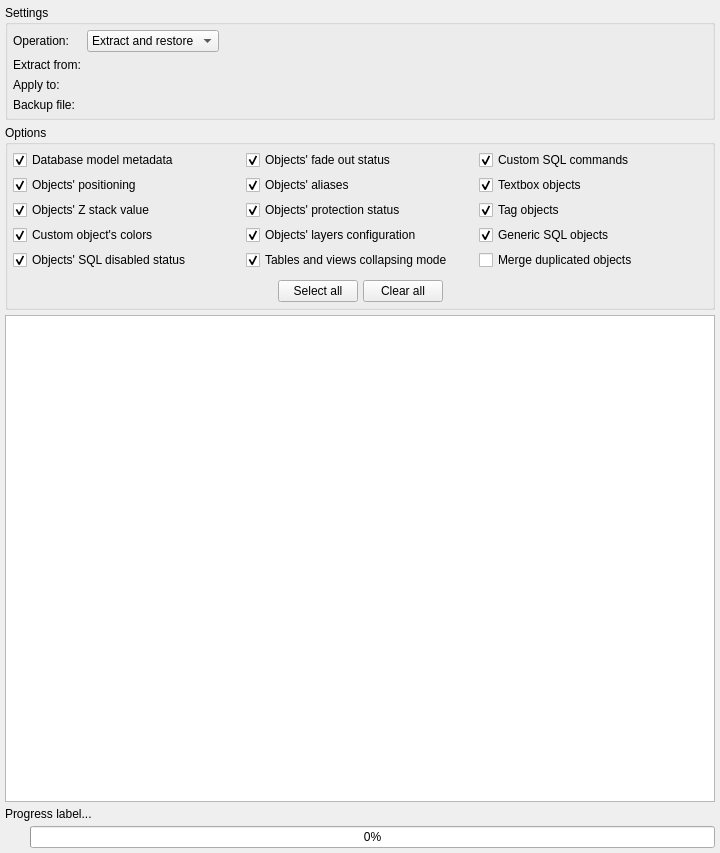
<?xml version="1.0" encoding="UTF-8"?>
<ui version="4.0">
 <class>MetadataHandlingWidget</class>
 <widget class="QWidget" name="MetadataHandlingWidget">
  <property name="geometry">
   <rect>
    <x>0</x>
    <y>0</y>
    <width>720</width>
    <height>853</height>
   </rect>
  </property>
  <property name="minimumSize">
   <size>
    <width>720</width>
    <height>665</height>
   </size>
  </property>
  <property name="windowTitle">
   <string>Handle metadata</string>
  </property>
  <property name="windowIcon">
   <iconset resource="../../../../priv-plugins/res/logoicons.qrc">
    <normaloff>:/icons/icons/pgmodeler_logo.png</normaloff>:/icons/icons/pgmodeler_logo.png</iconset>
  </property>
  <layout class="QGridLayout" name="gridLayout_2">
   <property name="leftMargin">
    <number>5</number>
   </property>
   <property name="topMargin">
    <number>5</number>
   </property>
   <property name="rightMargin">
    <number>5</number>
   </property>
   <property name="bottomMargin">
    <number>5</number>
   </property>
   <property name="spacing">
    <number>5</number>
   </property>
   <item row="0" column="0">
    <widget class="QGroupBox" name="settings_gb">
     <property name="sizePolicy">
      <sizepolicy hsizetype="Expanding" vsizetype="Fixed">
       <horstretch>0</horstretch>
       <verstretch>0</verstretch>
      </sizepolicy>
     </property>
     <property name="title">
      <string>Settings</string>
     </property>
     <layout class="QGridLayout" name="settings_grid">
      <property name="leftMargin">
       <number>5</number>
      </property>
      <property name="topMargin">
       <number>5</number>
      </property>
      <property name="rightMargin">
       <number>5</number>
      </property>
      <property name="bottomMargin">
       <number>5</number>
      </property>
      <item row="0" column="0">
       <widget class="QLabel" name="label_3">
        <property name="text">
         <string>Operation:</string>
        </property>
       </widget>
      </item>
      <item row="0" column="1">
       <layout class="QHBoxLayout" name="horizontalLayout_4">
        <property name="spacing">
         <number>5</number>
        </property>
        <item>
         <widget class="QComboBox" name="operation_cmb">
          <item>
           <property name="text">
            <string>Extract and restore</string>
           </property>
          </item>
          <item>
           <property name="text">
            <string>Extract only</string>
           </property>
          </item>
          <item>
           <property name="text">
            <string>Restore a backup</string>
           </property>
          </item>
         </widget>
        </item>
        <item>
         <spacer name="horizontalSpacer">
          <property name="orientation">
           <enum>Qt::Orientation::Horizontal</enum>
          </property>
          <property name="sizeHint" stdset="0">
           <size>
            <width>40</width>
            <height>20</height>
           </size>
          </property>
         </spacer>
        </item>
       </layout>
      </item>
      <item row="1" column="0">
       <widget class="QLabel" name="extract_from_lbl">
        <property name="text">
         <string>Extract from:</string>
        </property>
       </widget>
      </item>
      <item row="2" column="0">
       <widget class="QLabel" name="apply_to_lbl">
        <property name="text">
         <string>Apply to:</string>
        </property>
       </widget>
      </item>
      <item row="3" column="0">
       <widget class="QLabel" name="backup_file_lbl">
        <property name="text">
         <string>Backup file:</string>
        </property>
       </widget>
      </item>
     </layout>
    </widget>
   </item>
   <item row="2" column="0">
    <layout class="QVBoxLayout" name="verticalLayout_2">
     <property name="bottomMargin">
      <number>0</number>
     </property>
     <item>
      <widget class="QTreeWidget" name="output_trw">
       <property name="sizePolicy">
        <sizepolicy hsizetype="Expanding" vsizetype="Expanding">
         <horstretch>0</horstretch>
         <verstretch>0</verstretch>
        </sizepolicy>
       </property>
       <property name="horizontalScrollBarPolicy">
        <enum>Qt::ScrollBarPolicy::ScrollBarAsNeeded</enum>
       </property>
       <property name="sizeAdjustPolicy">
        <enum>QAbstractScrollArea::SizeAdjustPolicy::AdjustToContents</enum>
       </property>
       <property name="editTriggers">
        <set>QAbstractItemView::EditTrigger::DoubleClicked|QAbstractItemView::EditTrigger::EditKeyPressed</set>
       </property>
       <property name="alternatingRowColors">
        <bool>true</bool>
       </property>
       <property name="selectionMode">
        <enum>QAbstractItemView::SelectionMode::SingleSelection</enum>
       </property>
       <property name="iconSize">
        <size>
         <width>22</width>
         <height>22</height>
        </size>
       </property>
       <property name="indentation">
        <number>20</number>
       </property>
       <property name="uniformRowHeights">
        <bool>true</bool>
       </property>
       <property name="wordWrap">
        <bool>false</bool>
       </property>
       <attribute name="headerVisible">
        <bool>false</bool>
       </attribute>
       <column>
        <property name="text">
         <string/>
        </property>
       </column>
      </widget>
     </item>
     <item>
      <widget class="QWidget" name="progress_wgt" native="true">
       <property name="sizePolicy">
        <sizepolicy hsizetype="Preferred" vsizetype="Preferred">
         <horstretch>0</horstretch>
         <verstretch>0</verstretch>
        </sizepolicy>
       </property>
       <property name="maximumSize">
        <size>
         <width>16777215</width>
         <height>65</height>
        </size>
       </property>
       <layout class="QGridLayout" name="gridLayout_13">
        <property name="leftMargin">
         <number>0</number>
        </property>
        <property name="topMargin">
         <number>0</number>
        </property>
        <property name="rightMargin">
         <number>0</number>
        </property>
        <property name="bottomMargin">
         <number>0</number>
        </property>
        <property name="spacing">
         <number>5</number>
        </property>
        <item row="1" column="0">
         <widget class="QLabel" name="ico_lbl">
          <property name="sizePolicy">
           <sizepolicy hsizetype="Fixed" vsizetype="Fixed">
            <horstretch>0</horstretch>
            <verstretch>0</verstretch>
           </sizepolicy>
          </property>
          <property name="minimumSize">
           <size>
            <width>20</width>
            <height>20</height>
           </size>
          </property>
          <property name="maximumSize">
           <size>
            <width>20</width>
            <height>20</height>
           </size>
          </property>
          <property name="text">
           <string/>
          </property>
          <property name="scaledContents">
           <bool>true</bool>
          </property>
         </widget>
        </item>
        <item row="1" column="1">
         <widget class="QProgressBar" name="progress_pb">
          <property name="value">
           <number>0</number>
          </property>
         </widget>
        </item>
        <item row="0" column="0" colspan="2">
         <widget class="QLabel" name="progress_lbl">
          <property name="sizePolicy">
           <sizepolicy hsizetype="Preferred" vsizetype="Fixed">
            <horstretch>0</horstretch>
            <verstretch>0</verstretch>
           </sizepolicy>
          </property>
          <property name="text">
           <string>Progress label...</string>
          </property>
         </widget>
        </item>
       </layout>
      </widget>
     </item>
    </layout>
   </item>
   <item row="1" column="0">
    <widget class="QGroupBox" name="options_gb">
     <property name="sizePolicy">
      <sizepolicy hsizetype="Expanding" vsizetype="Fixed">
       <horstretch>0</horstretch>
       <verstretch>0</verstretch>
      </sizepolicy>
     </property>
     <property name="title">
      <string>Options</string>
     </property>
     <layout class="QGridLayout" name="gridLayout_4">
      <property name="leftMargin">
       <number>5</number>
      </property>
      <property name="topMargin">
       <number>5</number>
      </property>
      <property name="rightMargin">
       <number>5</number>
      </property>
      <property name="bottomMargin">
       <number>5</number>
      </property>
      <property name="spacing">
       <number>5</number>
      </property>
      <item row="5" column="2">
       <widget class="QCheckBox" name="merge_dup_objs_chk">
        <property name="toolTip">
         <string>&lt;p&gt;Textboxes, tags, and generic SQL objects from the metadata file will be merged into the ones that already exist in the database model.&lt;/p&gt;</string>
        </property>
        <property name="text">
         <string>Merge duplicated objects</string>
        </property>
       </widget>
      </item>
      <item row="14" column="0" colspan="3">
       <widget class="QWidget" name="widget" native="true">
        <property name="minimumSize">
         <size>
          <width>0</width>
          <height>0</height>
         </size>
        </property>
        <layout class="QHBoxLayout" name="horizontalLayout_2">
         <property name="spacing">
          <number>5</number>
         </property>
         <property name="leftMargin">
          <number>0</number>
         </property>
         <property name="topMargin">
          <number>5</number>
         </property>
         <property name="rightMargin">
          <number>0</number>
         </property>
         <property name="bottomMargin">
          <number>0</number>
         </property>
         <item>
          <spacer name="horizontalSpacer_4">
           <property name="orientation">
            <enum>Qt::Orientation::Horizontal</enum>
           </property>
           <property name="sizeHint" stdset="0">
            <size>
             <width>40</width>
             <height>20</height>
            </size>
           </property>
          </spacer>
         </item>
         <item>
          <widget class="QPushButton" name="select_all_btn">
           <property name="sizePolicy">
            <sizepolicy hsizetype="Preferred" vsizetype="Fixed">
             <horstretch>0</horstretch>
             <verstretch>0</verstretch>
            </sizepolicy>
           </property>
           <property name="text">
            <string>Select all</string>
           </property>
           <property name="icon">
            <iconset resource="../../res/resources.qrc">
             <normaloff>:/icons/icons/selectmove.png</normaloff>:/icons/icons/selectmove.png</iconset>
           </property>
           <property name="iconSize">
            <size>
             <width>25</width>
             <height>25</height>
            </size>
           </property>
          </widget>
         </item>
         <item>
          <widget class="QPushButton" name="clear_all_btn">
           <property name="sizePolicy">
            <sizepolicy hsizetype="Preferred" vsizetype="Fixed">
             <horstretch>0</horstretch>
             <verstretch>0</verstretch>
            </sizepolicy>
           </property>
           <property name="text">
            <string>Clear all</string>
           </property>
           <property name="icon">
            <iconset resource="../../res/resources.qrc">
             <normaloff>:/icons/icons/clearobjsel.png</normaloff>:/icons/icons/clearobjsel.png</iconset>
           </property>
           <property name="iconSize">
            <size>
             <width>25</width>
             <height>25</height>
            </size>
           </property>
          </widget>
         </item>
         <item>
          <spacer name="horizontalSpacer_5">
           <property name="orientation">
            <enum>Qt::Orientation::Horizontal</enum>
           </property>
           <property name="sizeHint" stdset="0">
            <size>
             <width>40</width>
             <height>20</height>
            </size>
           </property>
          </spacer>
         </item>
        </layout>
       </widget>
      </item>
      <item row="1" column="1">
       <widget class="QCheckBox" name="objs_aliases_chk">
        <property name="sizePolicy">
         <sizepolicy hsizetype="Preferred" vsizetype="Fixed">
          <horstretch>0</horstretch>
          <verstretch>0</verstretch>
         </sizepolicy>
        </property>
        <property name="toolTip">
         <string>&lt;p&gt;Handles the objects' aliases  in the metadata file. Only for graphical objects and table's children objects.&lt;/p&gt;</string>
        </property>
        <property name="statusTip">
         <string/>
        </property>
        <property name="text">
         <string>Objects' aliases</string>
        </property>
        <property name="checked">
         <bool>true</bool>
        </property>
       </widget>
      </item>
      <item row="3" column="0">
       <widget class="QCheckBox" name="objs_z_stack_value_chk">
        <property name="sizePolicy">
         <sizepolicy hsizetype="Preferred" vsizetype="Fixed">
          <horstretch>0</horstretch>
          <verstretch>0</verstretch>
         </sizepolicy>
        </property>
        <property name="toolTip">
         <string>Handles the objects' z stack value in the metadata file.</string>
        </property>
        <property name="statusTip">
         <string/>
        </property>
        <property name="text">
         <string>Objects' Z stack value</string>
        </property>
        <property name="checked">
         <bool>true</bool>
        </property>
       </widget>
      </item>
      <item row="0" column="1">
       <widget class="QCheckBox" name="objs_fadedout_chk">
        <property name="sizePolicy">
         <sizepolicy hsizetype="Preferred" vsizetype="Fixed">
          <horstretch>0</horstretch>
          <verstretch>0</verstretch>
         </sizepolicy>
        </property>
        <property name="toolTip">
         <string>Handles the objects' fade out status in the metadata file.</string>
        </property>
        <property name="statusTip">
         <string/>
        </property>
        <property name="text">
         <string>Objects' fade out status</string>
        </property>
        <property name="checked">
         <bool>true</bool>
        </property>
       </widget>
      </item>
      <item row="0" column="0">
       <widget class="QCheckBox" name="db_metadata_chk">
        <property name="sizePolicy">
         <sizepolicy hsizetype="Preferred" vsizetype="Fixed">
          <horstretch>0</horstretch>
          <verstretch>0</verstretch>
         </sizepolicy>
        </property>
        <property name="toolTip">
         <string>&lt;p&gt;Handles the following database model attributes in the metadata file: author, zoom factor, last position and default objects.&lt;/p&gt;</string>
        </property>
        <property name="statusTip">
         <string/>
        </property>
        <property name="text">
         <string>Database model metadata</string>
        </property>
        <property name="checked">
         <bool>true</bool>
        </property>
       </widget>
      </item>
      <item row="4" column="2">
       <widget class="QCheckBox" name="generic_sql_objs_chk">
        <property name="sizePolicy">
         <sizepolicy hsizetype="Preferred" vsizetype="Fixed">
          <horstretch>0</horstretch>
          <verstretch>0</verstretch>
         </sizepolicy>
        </property>
        <property name="toolTip">
         <string>&lt;p&gt;Save generic SQL objects to the output file when extracting metadata. When loading the file, the objects are recreated and duplicated ones are ignored.&lt;/p&gt;</string>
        </property>
        <property name="statusTip">
         <string/>
        </property>
        <property name="text">
         <string>Generic SQL objects</string>
        </property>
        <property name="checked">
         <bool>true</bool>
        </property>
       </widget>
      </item>
      <item row="4" column="0">
       <widget class="QCheckBox" name="custom_colors_chk">
        <property name="sizePolicy">
         <sizepolicy hsizetype="Preferred" vsizetype="Fixed">
          <horstretch>0</horstretch>
          <verstretch>0</verstretch>
         </sizepolicy>
        </property>
        <property name="toolTip">
         <string>&lt;p&gt;Handles the objects' custom colors in the metadata file. Currently available only for relationships and schemas.&lt;/p&gt;</string>
        </property>
        <property name="statusTip">
         <string/>
        </property>
        <property name="text">
         <string>Custom object's colors</string>
        </property>
        <property name="checked">
         <bool>true</bool>
        </property>
       </widget>
      </item>
      <item row="5" column="1">
       <widget class="QCheckBox" name="objs_collapse_mode_chk">
        <property name="sizePolicy">
         <sizepolicy hsizetype="Preferred" vsizetype="Fixed">
          <horstretch>0</horstretch>
          <verstretch>0</verstretch>
         </sizepolicy>
        </property>
        <property name="toolTip">
         <string>Handles the tables' and views' collapsing mode in the metadata file.</string>
        </property>
        <property name="statusTip">
         <string/>
        </property>
        <property name="text">
         <string>Tables and views collapsing mode</string>
        </property>
        <property name="checked">
         <bool>true</bool>
        </property>
       </widget>
      </item>
      <item row="3" column="1">
       <widget class="QCheckBox" name="objs_protection_chk">
        <property name="sizePolicy">
         <sizepolicy hsizetype="Preferred" vsizetype="Fixed">
          <horstretch>0</horstretch>
          <verstretch>0</verstretch>
         </sizepolicy>
        </property>
        <property name="toolTip">
         <string>Handles the objects' protection status in the metadata file.</string>
        </property>
        <property name="statusTip">
         <string/>
        </property>
        <property name="text">
         <string>Objects' protection status</string>
        </property>
        <property name="checked">
         <bool>true</bool>
        </property>
       </widget>
      </item>
      <item row="5" column="0">
       <widget class="QCheckBox" name="objs_sql_disabled_chk">
        <property name="sizePolicy">
         <sizepolicy hsizetype="Preferred" vsizetype="Fixed">
          <horstretch>0</horstretch>
          <verstretch>0</verstretch>
         </sizepolicy>
        </property>
        <property name="toolTip">
         <string>Handles the objects' SQL disabled status in the metadata file.</string>
        </property>
        <property name="statusTip">
         <string/>
        </property>
        <property name="text">
         <string>Objects' SQL disabled status</string>
        </property>
        <property name="checked">
         <bool>true</bool>
        </property>
       </widget>
      </item>
      <item row="1" column="0">
       <widget class="QCheckBox" name="objs_positioning_chk">
        <property name="sizePolicy">
         <sizepolicy hsizetype="Preferred" vsizetype="Fixed">
          <horstretch>0</horstretch>
          <verstretch>0</verstretch>
         </sizepolicy>
        </property>
        <property name="toolTip">
         <string>Handles the objects' positioning in the metadata file.</string>
        </property>
        <property name="statusTip">
         <string/>
        </property>
        <property name="text">
         <string>Objects' positioning</string>
        </property>
        <property name="checked">
         <bool>true</bool>
        </property>
       </widget>
      </item>
      <item row="1" column="2">
       <widget class="QCheckBox" name="textbox_objs_chk">
        <property name="sizePolicy">
         <sizepolicy hsizetype="Preferred" vsizetype="Fixed">
          <horstretch>0</horstretch>
          <verstretch>0</verstretch>
         </sizepolicy>
        </property>
        <property name="toolTip">
         <string>&lt;p&gt;Save textboxes to the output file when extracting metadata. When loading the file, the textboxes are recreated and duplicated ones are ignored.&lt;/p&gt;</string>
        </property>
        <property name="statusTip">
         <string/>
        </property>
        <property name="text">
         <string>Textbox objects</string>
        </property>
        <property name="checked">
         <bool>true</bool>
        </property>
       </widget>
      </item>
      <item row="4" column="1">
       <widget class="QCheckBox" name="objs_layers_config_chk">
        <property name="toolTip">
         <string>Handles the objects' layers attributes in the metadata file.</string>
        </property>
        <property name="text">
         <string>Objects' layers configuration</string>
        </property>
        <property name="checked">
         <bool>true</bool>
        </property>
       </widget>
      </item>
      <item row="0" column="2">
       <widget class="QCheckBox" name="custom_sql_chk">
        <property name="sizePolicy">
         <sizepolicy hsizetype="Preferred" vsizetype="Fixed">
          <horstretch>0</horstretch>
          <verstretch>0</verstretch>
         </sizepolicy>
        </property>
        <property name="toolTip">
         <string>Handles the objects' custom SQL commands in the metadata file.</string>
        </property>
        <property name="statusTip">
         <string/>
        </property>
        <property name="text">
         <string>Custom SQL commands</string>
        </property>
        <property name="checked">
         <bool>true</bool>
        </property>
       </widget>
      </item>
      <item row="3" column="2">
       <widget class="QCheckBox" name="tag_objs_chk">
        <property name="sizePolicy">
         <sizepolicy hsizetype="Preferred" vsizetype="Fixed">
          <horstretch>0</horstretch>
          <verstretch>0</verstretch>
         </sizepolicy>
        </property>
        <property name="toolTip">
         <string>&lt;p&gt;Save tags to the output file when extracting metadata. When loading the file, the tags are recreated and duplicated ones are ignored.&lt;/p&gt;</string>
        </property>
        <property name="statusTip">
         <string/>
        </property>
        <property name="text">
         <string>Tag objects</string>
        </property>
        <property name="checked">
         <bool>true</bool>
        </property>
       </widget>
      </item>
     </layout>
    </widget>
   </item>
  </layout>
 </widget>
 <tabstops>
  <tabstop>db_metadata_chk</tabstop>
  <tabstop>objs_positioning_chk</tabstop>
  <tabstop>objs_z_stack_value_chk</tabstop>
  <tabstop>custom_colors_chk</tabstop>
  <tabstop>objs_sql_disabled_chk</tabstop>
  <tabstop>select_all_btn</tabstop>
  <tabstop>clear_all_btn</tabstop>
 </tabstops>
 <resources>
  <include location="../../res/resources.qrc"/>
  <include location="../../../../priv-plugins/res/logoicons.qrc"/>
 </resources>
 <connections/>
</ui>
